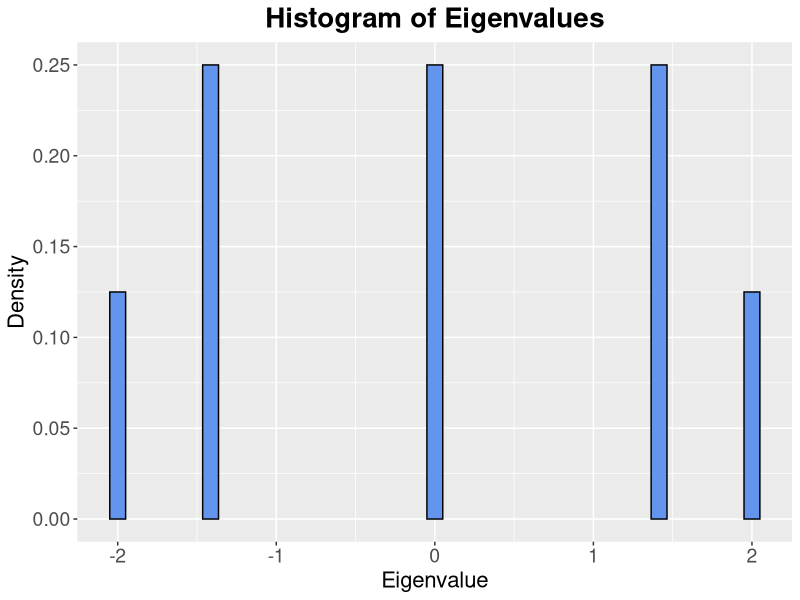
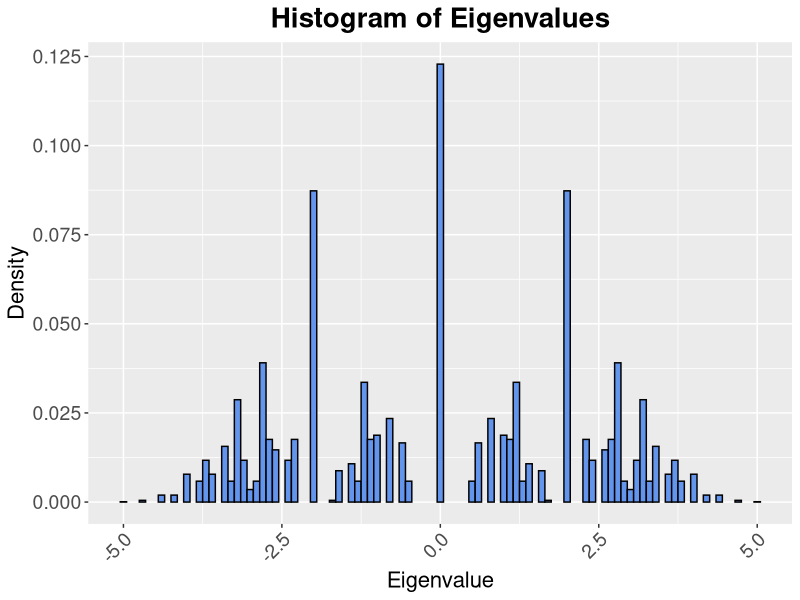

Write the R code that produced these figures, in order. (Note: this script raises an error after producing the figures.)
x <- c(-2, -sqrt(2), 0, sqrt(2), 2)
y <- c(2, 4, 4, 4, 2)/16

# Create a data frame
eigenvalue_df <- data.frame(Eigenvalue = x, Frequency = y)
library(ggplot2)
# Plot as a bar plot (manual frequencies)
ggplot(eigenvalue_df, aes(x = Eigenvalue, y = Frequency)) +
  geom_bar(stat = "identity", fill = "cornflowerblue", color = "black", width=0.1) +
  labs(title = "Histogram of Eigenvalues",
       x = "Eigenvalue",
       y = "Density") +
  theme(
    plot.title = element_text(size = 20, face = "bold", hjust = 0.5),  
    axis.title.x = element_text(size = 16),  
    axis.title.y = element_text(size = 16),  
    axis.text.x = element_text(size = 14),   
    axis.text.y = element_text(size = 14)    
  )


generate_symmetric_matrices <- function(n) {
  # Number of independent elements in the upper triangle (including diagonal)
  num_entries <- (n * (n + 1)) / 2
  
  # Generate all possible binary (-1,1) configurations for these elements
  configs <- expand.grid(replicate(num_entries, c(-1, 1), simplify = FALSE))
  
  matrices <- list()
  
  for (i in 1:nrow(configs)) {
    upper_triangle <- configs[i, ]
    mat <- matrix(0, n, n)
    
    # Fill the upper triangle and diagonal
    mat[upper.tri(mat, diag = TRUE)] <- as.numeric(upper_triangle)
    
    # Reflect to fill the lower triangle
    mat[lower.tri(mat)] <- t(mat)[lower.tri(mat)]
    
    matrices[[i]] <- mat
  }
  
  return(matrices)
}

# Generate all symmetric 5x5 matrices with elements -1,1
symmetric_matrices <- generate_symmetric_matrices(5)

# Compute eigenvalues for each matrix
eigenvalues_list <- lapply(symmetric_matrices, eigen, only.values = TRUE)

# Extract and round eigenvalues
eigenvalues_rounded <- lapply(eigenvalues_list, function(e) round(e$values, digits = 1))

# Flatten the list of eigenvalues
all_eigenvalues <- unlist(eigenvalues_rounded)

# Create a frequency table
eigenvalue_freq_table <- table(all_eigenvalues)

# Print the frequency table
print(eigenvalue_freq_table)

# Convert the frequency table to a data frame
eigenvalue_df <- as.data.frame(eigenvalue_freq_table)
colnames(eigenvalue_df) <- c("Eigenvalue", "Frequency")

# Convert Eigenvalue to numeric (ensure it's correctly formatted)
eigenvalue_df$Eigenvalue <- as.numeric(as.character(eigenvalue_df$Eigenvalue))

# Normalize frequencies
eigenvalue_df$Normalized_Frequency <- eigenvalue_df$Frequency / sum(eigenvalue_df$Frequency)

# Check the Eigenvalue data
print(eigenvalue_df)

# Plot the normalized histogram
ggplot(eigenvalue_df, aes(x = Eigenvalue, y = Normalized_Frequency)) +
  geom_bar(stat = "identity", fill = "cornflowerblue", color = "black", width=0.1) +
  labs(title = "Histogram of Eigenvalues",
       x = "Eigenvalue",
       y = "Density") +
  theme(
    plot.title = element_text(size = 20, face = "bold", hjust = 0.5),  
    axis.title.x = element_text(size = 16),  
    axis.title.y = element_text(size = 16),  
    axis.text.x = element_text(size = 14, angle = 45, hjust = 1),  # Rotated x-axis labels
    axis.text.y = element_text(size = 14)    
  )


# Function to generate a symmetric matrix with elements -1, 1
generate_large_symmetric_matrix <- function(n) {
  # Create a random matrix of -1, 1 values for the upper triangle (including diagonal)
  mat <- matrix(sample(c(-1, 1), n * n, replace = TRUE), nrow = n, ncol = n)
  
  # Make the matrix symmetric by reflecting the upper triangle to the lower triangle
  mat[lower.tri(mat)] <- t(mat)[lower.tri(mat)]
  
  return(mat)
}

# Generate a 5000x5000 symmetric matrix with -1 and 1
large_matrix <- generate_large_symmetric_matrix(5000)

# Scale the matrix by 1/sqrt(5000)
scaled_matrix <- large_matrix / sqrt(5000)

# Compute eigenvalues of the scaled matrix
eigenvalues <- eigen(scaled_matrix)$values

# Plot the histogram with normalized frequencies
ggplot(data.frame(Eigenvalue = eigenvalues), aes(x = Eigenvalue)) +
  geom_histogram(aes(y = ..density..), binwidth = 0.05, fill = "cornflowerblue", color = "black") +
  labs(title = "Histogram of Eigenvalues",
       x = "Eigenvalue",
       y = "Density") +  # Change y-axis label to 'Density'
  theme(
    plot.title = element_text(size = 20, face = "bold", hjust = 0.5),  
    axis.title.x = element_text(size = 16),  
    axis.title.y = element_text(size = 16),  
    axis.text.x = element_text(size = 14, angle = 45, hjust = 1),  
    axis.text.y = element_text(size = 14)
  )




# Define the matrix
matrix <- matrix(c(0.746, 1.259, -0.647,
                   1.259, -1.351, 3.394,
                   -0.647, 3.394, 0.239), 
                 nrow = 3, byrow = TRUE)

# Scale the matrix by 1/sqrt(3)
scaled_matrix <- matrix / sqrt(3)

# Compute the eigenvalues of the scaled matrix
eigenvalues <- eigen(scaled_matrix)$values

# Print the eigenvalues
print(eigenvalues)

# Create a data frame with eigenvalues for plotting
eigenvalue_df <- data.frame(Eigenvalue = eigenvalues)

# Normalize frequencies manually (divide by total count to get relative frequency)
eigenvalue_df$Frequency <- table(eigenvalues)[as.character(eigenvalue_df$Eigenvalue)]

# Calculate normalized frequency
eigenvalue_df$Normalized_Frequency <- eigenvalue_df$Frequency / sum(eigenvalue_df$Frequency)

# Plot the empirical eigenvalue distribution with normalized frequencies
ggplot(eigenvalue_df, aes(x = Eigenvalue, y = Normalized_Frequency)) +
  geom_bar(stat = "identity", fill = "cornflowerblue", color = "black", width=0.1) +
  theme_minimal() +
  labs(title = "Empirical Eigenvalue Distribution",
       x = "Eigenvalue",
       y = "Density") +
  theme(
    plot.title = element_text(size = 20, face = "bold", hjust = 0.5),  # Title size
    axis.title.x = element_text(size = 16),  # X-axis title size
    axis.title.y = element_text(size = 16),  # Y-axis title size
    axis.text.x = element_text(size = 14),   # X-axis tick label size
    axis.text.y = element_text(size = 14)    # Y-axis tick label size
  )


